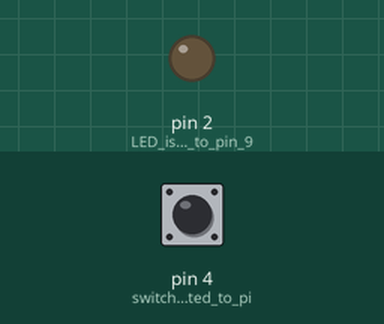
This sketch was run on a simulated Arduino Uno, built with avr-gcc and run on an emulated ATmega328P. Parts: output pins drawn as LEDs (lit = HIGH). The inputs (shaded band) are chosen by the test bench; at power-on: pin 4 (switch_is_connected_to_pi) LOW.

Above: at 1.2 s.
1.3 s: pin 4 (switch_is_connected_to_pi) pulled HIGH for 0.15 s
At 1.37 s:
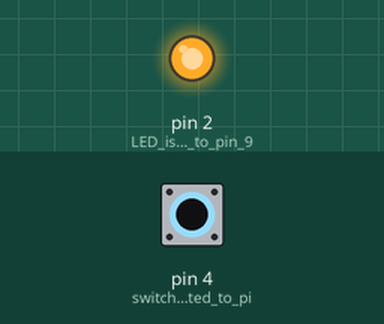
2.9 s: pin 4 (switch_is_connected_to_pi) pulled HIGH for 3.2 s
At 6.8 s:
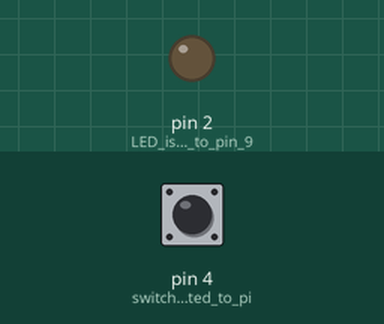
Timing chart, 0 to 8.3 s (numbered marks = the images above; inputs shaded):
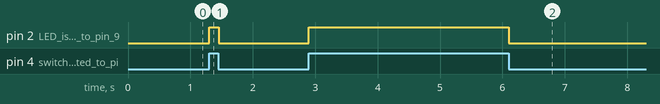

The sketch:

Light-Cup.ino
```cpp
int brightness = 255;   // variable for LED brightness 0~255

void setup() {
  pinMode(4, INPUT);  // switch is connected to pin 8
  pinMode(2, OUTPUT); // LED is connected to pin 9
}

void loop() {
  if (digitalRead(4) == HIGH) {
    if (brightness < 255) brightness++;
// increase brightness if mercury switch is On
  }
  else {
    if (brightness > 0) brightness--;
// decrease brightness if mercury switch is Off (module tilted)
  }

  digitalWrite(2, brightness); // set LED brightness
}
```

Measured:
- after the input at 1.3 s, pin 2 (LED_is_connected_to_pin_9): LOW → HIGH at once, → LOW 0.15 s later
- after the input at 2.9 s, pin 2 (LED_is_connected_to_pin_9): LOW → HIGH at once, → LOW 3.2 s later
